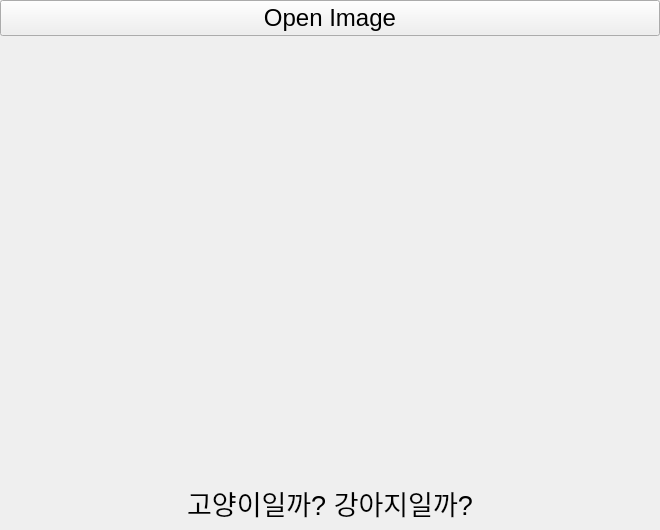
<?xml version="1.0" encoding="UTF-8"?>
<ui version="4.0">
 <class>Form</class>
 <widget class="QWidget" name="Form">
  <property name="geometry">
   <rect>
    <x>0</x>
    <y>0</y>
    <width>660</width>
    <height>530</height>
   </rect>
  </property>
  <property name="font">
   <font>
    <pointsize>15</pointsize>
   </font>
  </property>
  <property name="windowTitle">
   <string>Form</string>
  </property>
  <layout class="QVBoxLayout" name="verticalLayout" stretch="1,8,1">
   <property name="spacing">
    <number>0</number>
   </property>
   <property name="leftMargin">
    <number>0</number>
   </property>
   <property name="topMargin">
    <number>0</number>
   </property>
   <property name="rightMargin">
    <number>0</number>
   </property>
   <property name="bottomMargin">
    <number>0</number>
   </property>
   <item>
    <widget class="QPushButton" name="btn_open">
     <property name="font">
      <font>
       <pointsize>18</pointsize>
      </font>
     </property>
     <property name="text">
      <string>Open Image</string>
     </property>
    </widget>
   </item>
   <item>
    <widget class="QLabel" name="lbl_img">
     <property name="sizePolicy">
      <sizepolicy hsizetype="Preferred" vsizetype="Preferred">
       <horstretch>0</horstretch>
       <verstretch>0</verstretch>
      </sizepolicy>
     </property>
     <property name="maximumSize">
      <size>
       <width>4000</width>
       <height>3000</height>
      </size>
     </property>
     <property name="font">
      <font>
       <pointsize>7</pointsize>
      </font>
     </property>
     <property name="text">
      <string/>
     </property>
     <property name="pixmap">
      <pixmap>../datasets/train/cat.10002.jpg</pixmap>
     </property>
     <property name="scaledContents">
      <bool>true</bool>
     </property>
    </widget>
   </item>
   <item>
    <widget class="QLabel" name="lbl_result">
     <property name="font">
      <font>
       <pointsize>20</pointsize>
      </font>
     </property>
     <property name="text">
      <string>고양이일까? 강아지일까?</string>
     </property>
     <property name="alignment">
      <set>Qt::AlignCenter</set>
     </property>
     <property name="margin">
      <number>0</number>
     </property>
    </widget>
   </item>
  </layout>
 </widget>
 <resources/>
 <connections/>
</ui>
